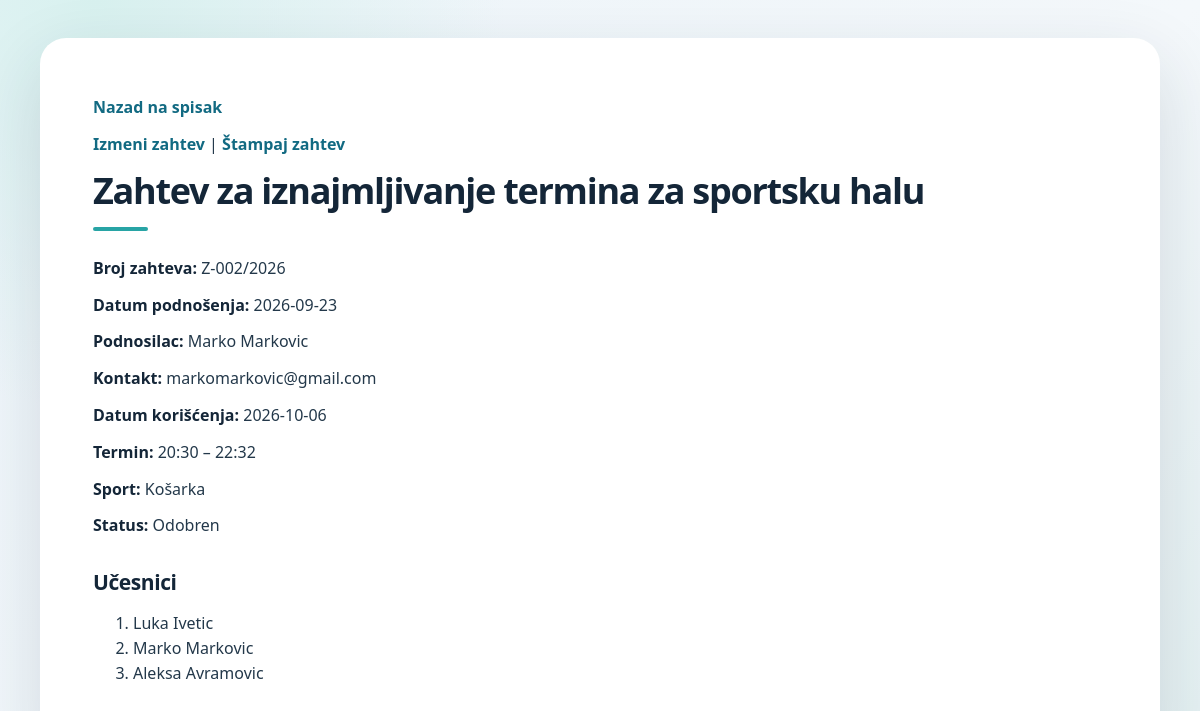
/detalji_zahteva.php?id=3 (signed in), run on the app's committed database.
### tables this page shows
CREATE TABLE `zahtevi` (
  `id` int(11) NOT NULL,
  `broj_zahteva` varchar(30) NOT NULL,
  `datum_podnosenja` date NOT NULL,
  `podnosilac` varchar(100) NOT NULL,
  `kontakt` varchar(100) NOT NULL,
  `datum_koriscenja` date NOT NULL,
  `vreme_od` time NOT NULL,
  `vreme_do` time NOT NULL,
  `sport_id` int(11) NOT NULL,
  `status` enum('na_cekanju','odobren','odbijen') NOT NULL DEFAULT 'na_cekanju'
);

CREATE TABLE `sportovi` (
  `id` int(11) NOT NULL,
  `naziv` varchar(50) NOT NULL
);

CREATE TABLE `ucesnici` (
  `id` int(11) NOT NULL,
  `zahtev_id` int(11) NOT NULL,
  `ime_prezime` varchar(100) NOT NULL
);

### klase/BazaPodataka.php (called while the page is built, shortened)
<?php
class BazaPodataka
{
    public function __construct()
    {
        $this->veza = new PDO(
            'mysql:host=localhost;dbname=sportska_hala;charset=utf8mb4',
            'root',
            ''
        );
    }
}

### klase/Zahtevi.php (called while the page is built, shortened)
<?php
require_once __DIR__ . '/BazaPodataka.php';
class Zahtevi extends BazaPodataka
{
    public function prikaziJedan(int $id): ?array
    {
        $upit = $this->veza->prepare(
            'SELECT z.*, s.naziv AS sport
             FROM zahtevi z
             JOIN sportovi s ON s.id = z.sport_id
             WHERE z.id = ?'
        );
        $upit->execute([$id]);
        $zahtev = $upit->fetch(PDO::FETCH_ASSOC);
        return $zahtev ?: null;
    }
    public function prikaziUcesnike(int $zahtevId): array
    {
        $upit = $this->veza->prepare(
            'SELECT id, ime_prezime
             FROM ucesnici
             WHERE zahtev_id = ?
             ORDER BY id'
        );
        $upit->execute([$zahtevId]);
        return $upit->fetchAll(PDO::FETCH_ASSOC);
    }
}

### detalji_zahteva.php (the view, shortened to what this page needs)
<?php
require_once __DIR__ . '/klase/Zahtevi.php';
$id = filter_input(INPUT_GET, 'id', FILTER_VALIDATE_INT);
$zahtevi = new Zahtevi();
$zahtev = $zahtevi->prikaziJedan($id);
$ucesnici = $zahtevi->prikaziUcesnike($id);
$statusNaziv = [
    'na_cekanju' => 'Na čekanju',
    'odobren' => 'Odobren',
    'odbijen' => 'Odbijen'
];
function prikazi(string $vrednost): string
{
    return htmlspecialchars($vrednost, ENT_QUOTES, 'UTF-8');
}
?>
<!DOCTYPE html>
<html lang="sr">
<head>
<link rel="stylesheet" href="stil.css">
</head>
<body>
    <p><a href="zahtevi.php">Nazad na spisak</a></p>
    <p>
        <a href="izmeni_zahtev.php?id=<?= $id ?>">Izmeni zahtev</a>
        |
        <a href="stampa_zahteva.php?id=<?= $id ?>">Štampaj zahtev</a>
    </p>
    <h1>Zahtev za iznajmljivanje termina za sportsku halu</h1>
    <p><strong>Broj zahteva:</strong> <?= prikazi($zahtev['broj_zahteva']) ?></p>
    <p><strong>Datum podnošenja:</strong> <?= prikazi($zahtev['datum_podnosenja']) ?></p>
    <p><strong>Podnosilac:</strong> <?= prikazi($zahtev['podnosilac']) ?></p>
    <p><strong>Kontakt:</strong> <?= prikazi($zahtev['kontakt']) ?></p>
    <p><strong>Datum korišćenja:</strong> <?= prikazi($zahtev['datum_koriscenja']) ?></p>
    <p>
        <strong>Termin:</strong>
        <?= prikazi(substr($zahtev['vreme_od'], 0, 5)) ?>
        –
        <?= prikazi(substr($zahtev['vreme_do'], 0, 5)) ?>
    </p>
    <p><strong>Sport:</strong> <?= prikazi($zahtev['sport']) ?></p>
    <p>
        <strong>Status:</strong>
        <?= prikazi($statusNaziv[$zahtev['status']] ?? $zahtev['status']) ?>
    </p>
    <h2>Učesnici</h2>
    <ol>
        <?php foreach ($ucesnici as $ucesnik): ?>
            <li><?= prikazi($ucesnik['ime_prezime']) ?></li>
        <?php endforeach; ?>
    </ol>
</body>
</html>

### stil.css (style rules this page uses)
:root { color-scheme: light; --tamna: #142638; --tekst: #23384a; --prigusena: #64788b; --plava: #126a82; --plava-tamna: #0b5369; --svetla: #edf7f7; --linija: #d8e5eb; --senka: 0 24px 70px rgba(20, 45, 61, .14); }
* { box-sizing: border-box; }
html { min-height: 100%; background: radial-gradient(circle at 8% 0%, #d8f1ef, transparent 30%), linear-gradient(135deg, #edf5fa, #f4f8fb 60%, #e3f0f1); }
body { max-width: 1120px; min-height: calc(100vh - 76px); margin: 38px auto; padding: 44px 52px 56px; border: 1px solid rgba(255,255,255,.8); border-radius: 26px; background: #fff; box-shadow: var(--senka); color: var(--tekst); font: 16px/1.55 system-ui, -apple-system, "Segoe UI", Arial, sans-serif; }
h1, h2 { color: var(--tamna); line-height: 1.2; }
h1 { margin: 0 0 25px; font-size: clamp(27px, 3vw, 38px); letter-spacing: -.035em; }
h2 { margin: 32px 0 16px; font-size: 21px; letter-spacing: -.02em; }
h1::after { content: ""; display: block; width: 55px; height: 4px; margin-top: 15px; border-radius: 8px; background: #28a4a5; }
p { margin: 12px 0; }
strong { color: var(--tamna); }
a { color: var(--plava); font-weight: 600; text-decoration: none; }

### data on the page
zahtevi: broj_zahteva "Z-002/2026", datum_podnosenja "2026-09-23", podnosilac "Marko Markovic", kontakt "markomarkovic@gmail.com", datum_koriscenja "2026-10-06", vreme_od "20:30", vreme_do "22:32", sport.naziv "Košarka", status "Odobren"
ucesnici: ime_prezime "Luka Ivetic"
ucesnici: ime_prezime "Marko Markovic"
ucesnici: ime_prezime "Aleksa Avramovic"
